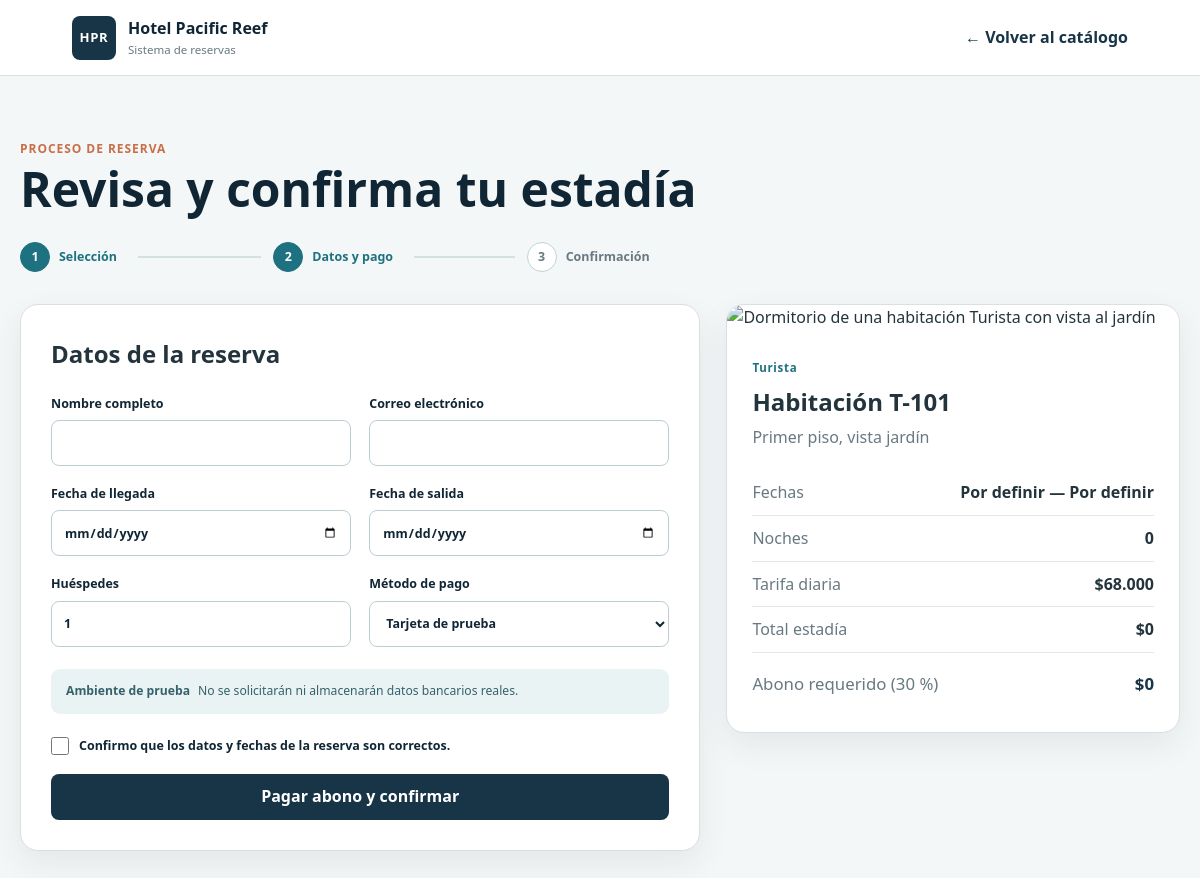
Page /reservation.php?room=1 on the committed database.
### tables this page shows
CREATE TABLE rooms (
    id BIGINT UNSIGNED AUTO_INCREMENT PRIMARY KEY,
    room_type_id BIGINT UNSIGNED NOT NULL,
    capacity TINYINT UNSIGNED NOT NULL,
    room_number VARCHAR(20) NOT NULL UNIQUE,
    location VARCHAR(120) NOT NULL,
    description VARCHAR(500) NOT NULL,
    equipment JSON NOT NULL,
    image_url VARCHAR(500) NULL,
    status ENUM('available', 'occupied', 'maintenance', 'inactive') NOT NULL DEFAULT 'available',
    created_at TIMESTAMP NOT NULL DEFAULT CURRENT_TIMESTAMP,
    updated_at TIMESTAMP NOT NULL DEFAULT CURRENT_TIMESTAMP ON UPDATE CURRENT_TIMESTAMP,
    CONSTRAINT fk_rooms_room_type
        FOREIGN KEY (room_type_id) REFERENCES room_types(id),
    CONSTRAINT chk_room_capacity CHECK (capacity > 0)
);

CREATE TABLE room_types (
    id BIGINT UNSIGNED AUTO_INCREMENT PRIMARY KEY,
    name VARCHAR(80) NOT NULL UNIQUE,
    description VARCHAR(500) NOT NULL,
    base_price DECIMAL(12, 2) NOT NULL,
    max_guests TINYINT UNSIGNED NOT NULL,
    created_at TIMESTAMP NOT NULL DEFAULT CURRENT_TIMESTAMP,
    CONSTRAINT chk_room_type_price CHECK (base_price > 0),
    CONSTRAINT chk_room_type_capacity CHECK (max_guests > 0)
);

### src/Database/Connection.php (called while the page is built, shortened)
<?php
final class Connection
{
    public static function create(): PDO
    {
        $projectRoot = dirname(__DIR__, 2);
        $configFile = $projectRoot . '/config/database.php';
        $config = require (is_file($configFile)
            ? $configFile
            : $projectRoot . '/config/database.example.php');
        $dsn = sprintf(
            'mysql:host=%s;port=%d;dbname=%s;charset=%s',
            $config['host'],
            $config['port'],
            $config['database'],
            $config['charset']
        );
        return new PDO($dsn, $config['username'], $config['password'], [
            PDO::ATTR_ERRMODE => PDO::ERRMODE_EXCEPTION,
            PDO::ATTR_DEFAULT_FETCH_MODE => PDO::FETCH_ASSOC,
            PDO::ATTR_EMULATE_PREPARES => false,
        ]);
    }
}

### config/database.example.php (called while the page is built, shortened)
<?php
return [
    'host' => getenv('DB_HOST') ?: '127.0.0.1',
    'port' => (int) (getenv('DB_PORT') ?: 3306),
    'database' => getenv('DB_NAME') ?: 'hotel_pacific_reef',
    'username' => getenv('DB_USER') ?: 'root',
    'password' => getenv('DB_PASSWORD') ?: '',
    'charset' => 'utf8mb4',
];

### src/Repositories/ReservationRepository.php (called while the page is built, shortened)
<?php
final class ReservationRepository
{
    public function room(int $id): ?array
    {
        $statement = $this->pdo->prepare(
            'SELECT rooms.*, room_types.name AS category,
                    room_types.base_price AS price
             FROM rooms
             INNER JOIN room_types ON room_types.id = rooms.room_type_id
             WHERE rooms.id = :id'
        );
        $statement->execute(['id' => $id]);
        $room = $statement->fetch();
        return $room === false ? null : $room;
    }
}

### src/Data/room_galleries.php (called while the page is built, shortened)
<?php
return [
    'Turista' => [
        ['src' => 'assets/images/rooms/turista-room-main.png', 'alt' => 'Dormitorio de una habitación Turista con vista al jardín'],
        ['src' => 'assets/images/rooms/turista-room-detail.png', 'alt' => 'Espacio de descanso y trabajo de una habitación Turista'],
        ['src' => 'assets/images/rooms/turista-room-bathroom.png', 'alt' => 'Baño privado de una habitación Turista'],
    ],
    'Premium' => [
        ['src' => 'assets/images/rooms/premium-room-main.png', 'alt' => 'Dormitorio de una habitación Premium con vista al mar'],
        ['src' => 'assets/images/rooms/premium-room-terrace.png', 'alt' => 'Terraza privada de una habitación Premium'],
        ['src' => 'assets/images/rooms/premium-room-bathroom.png', 'alt' => 'Baño con jacuzzi de una habitación Premium'],
    ],
];

### public/reservation.php (the view, shortened to what this page needs)
<?php
$projectRoot = dirname(__DIR__);
require $projectRoot . '/src/Database/Connection.php';
require $projectRoot . '/src/Repositories/ReservationRepository.php';
$roomGalleries = require $projectRoot . '/src/Data/room_galleries.php';
function escape(string $value): string
{
    return htmlspecialchars($value, ENT_QUOTES, 'UTF-8');
}
function money(float $value): string
{
    return '$' . number_format($value, 0, ',', '.');
}
$error = null;
$confirmation = null;
$roomId = (int) ($_POST['room_id'] ?? $_GET['room'] ?? 0);
$checkIn = (string) ($_POST['check_in'] ?? $_GET['check_in'] ?? '');
$checkOut = (string) ($_POST['check_out'] ?? $_GET['check_out'] ?? '');
$guests = (int) ($_POST['guests'] ?? $_GET['guests'] ?? 1);
$room = null;
try {
    $repository = new ReservationRepository(Connection::create());
    $room = $repository->room($roomId);
} catch (Throwable $exception) {
    $error = $exception->getMessage();
}
$gallery = $room !== null ? ($roomGalleries[$room['category']] ?? $roomGalleries['Turista']) : [];
$nights = 0;
$total = $room !== null ? (float) $room['price'] * $nights : 0;
$deposit = round($total * 0.30, 2);
?>
<!DOCTYPE html>
<html lang="es">
<head>
    <link rel="stylesheet" href="assets/css/styles.css">
    <link rel="stylesheet" href="assets/css/reservation.css">
    <link rel="stylesheet" href="assets/css/responsive.css">
</head>
<body class="reservation-page">
<header class="site-header compact-header">
    <a class="brand" href="index.php" aria-label="Hotel Pacific Reef, volver al inicio">
        <span class="brand-mark" aria-hidden="true">HPR</span>
        <span class="brand-copy"><strong>Hotel Pacific Reef</strong><small>Sistema de reservas</small></span>
    </a>
    <a class="back-link" href="index.php#habitaciones">← Volver al catálogo</a>
</header>
<main class="reservation-main">
    <?php if ($confirmation !== null): ?>
        <section class="confirmation-card" aria-labelledby="confirmationTitle">
            <div class="confirmation-icon" aria-hidden="true">✓</div>
            <p class="section-kicker">Pago de prueba aprobado</p>
            <h1 id="confirmationTitle">Reserva confirmada</h1>
            <p>La confirmación fue preparada para enviarse a <strong><?= escape($confirmation['email']) ?></strong>.</p>
            <div class="ticket">
                <div>
                    <span>Código de reserva</span>
                    <strong><?= escape($confirmation['code']) ?></strong>
                    <dl>
                        <div><dt>Habitación</dt><dd><?= escape($confirmation['room_number'] . ' · ' . $confirmation['category']) ?></dd></div>
                        <div><dt>Estadía</dt><dd><?= escape($confirmation['check_in']) ?> al <?= escape($confirmation['check_out']) ?></dd></div>
                        <div><dt>Huéspedes</dt><dd><?= (int) $confirmation['guests'] ?></dd></div>
                        <div><dt>Total</dt><dd><?= money((float) $confirmation['total']) ?></dd></div>
                        <div><dt>Abono pagado</dt><dd><?= money((float) $confirmation['deposit']) ?></dd></div>
                    </dl>
                </div>
                <div class="qr-preview" role="img" aria-label="Representación del código QR asociado a la reserva"><span>QR</span></div>
            </div>
            <p class="prototype-note">Prototipo: el pago, el correo y el código QR se representan en ambiente de prueba.</p>
            <a class="primary-button" href="index.php">Volver al inicio</a>
        </section>
    <?php elseif ($room !== null): ?>
        <section class="reservation-intro">
            <p class="section-kicker">Proceso de reserva</p>
            <h1>Revisa y confirma tu estadía</h1>
            <ol class="stepper" aria-label="Progreso de la reserva">
                <li class="complete"><span>1</span>Selección</li>
                <li class="active"><span>2</span>Datos y pago</li>
                <li><span>3</span>Confirmación</li>
            </ol>
        </section>
        <div class="reservation-layout">
            <section class="reservation-form-card" aria-labelledby="formTitle">
                <h2 id="formTitle">Datos de la reserva</h2>
                <form method="post">
                    <div class="field-grid">
                        <label>Nombre completo<input name="full_name" value="<?= escape((string) ($_POST['full_name'] ?? '')) ?>" autocomplete="name" required></label>
                        <label>Correo electrónico<input name="email" type="email" value="<?= escape((string) ($_POST['email'] ?? '')) ?>" autocomplete="email" required></label>
                        <label>Fecha de llegada<input name="check_in" type="date" value="<?= escape($checkIn) ?>" required></label>
                        <label>Fecha de salida<input name="check_out" type="date" value="<?= escape($checkOut) ?>" required></label>
                        <label>Huéspedes<input name="guests" type="number" min="1" max="<?= (int) $room['capacity'] ?>" value="<?= $guests ?>" required></label>
                        <label>Método de pago<select name="payment_method"><option>Tarjeta de prueba</option></select></label>
                    </div>
                    <div class="test-payment"><strong>Ambiente de prueba</strong><span>No se solicitarán ni almacenarán datos bancarios reales.</span></div>
                    <label class="terms"><input type="checkbox" name="confirm_terms" value="1" required> Confirmo que los datos y fechas de la reserva son correctos.</label>
                    <button class="primary-button confirm-button" type="submit">Pagar abono y confirmar</button>
                </form>
            </section>
            <aside class="reservation-summary" aria-labelledby="summaryTitle">
                <?php if ($gallery !== []): ?><img src="<?= escape($gallery[0]['src']) ?>" alt="<?= escape($gallery[0]['alt']) ?>"><?php endif; ?>
                <div>
                    <span class="room-code"><?= escape($room['category']) ?></span>
                    <h2 id="summaryTitle">Habitación <?= escape($room['room_number']) ?></h2>
                    <p><?= escape($room['location']) ?></p>
                    <dl>
                        <div><dt>Fechas</dt><dd><?= escape($checkIn ?: 'Por definir') ?> — <?= escape($checkOut ?: 'Por definir') ?></dd></div>
                        <div><dt>Noches</dt><dd><?= $nights ?></dd></div>
                        <div><dt>Tarifa diaria</dt><dd><?= money((float) $room['price']) ?></dd></div>
                        <div><dt>Total estadía</dt><dd><?= money($total) ?></dd></div>
                        <div class="deposit"><dt>Abono requerido (30 %)</dt><dd><?= money($deposit) ?></dd></div>
                    </dl>
                </div>
            </aside>
        </div>
    <?php else: ?>
        <section class="confirmation-card"><h1>No fue posible abrir la reserva</h1><p><?= escape($error ?? 'Selecciona una habitación desde el catálogo.') ?></p><a class="primary-button" href="index.php#habitaciones">Ver habitaciones</a></section>
    <?php endif; ?>
</main>
</body>
</html>

### public/assets/css/styles.css (style rules this page uses)
:root { --navy: #183447; --navy-dark: #102635; --ocean: #1d7180; --ocean-soft: #e5f0f1; --sand: #f3eee4; --coral: #c86f4a; --ink: #24343d; --muted: #687982; --line: #d8e0e2; --surface: #ffffff; --background: #f7f8f7; --success: #2e7964; --warning: #a56b22; --radius: 14px; --shadow: 0 12px 32px rgba(23, 52, 71, 0.08); }
* { box-sizing: border-box; }
html { scroll-behavior: smooth; max-width: 100%; overflow-x: hidden; }
body { margin: 0; max-width: 100%; overflow-x: hidden; color: var(--ink); background: var(--background); font-family: "Segoe UI", Arial, sans-serif; line-height: 1.55; }
button, input, select { font: inherit; }
a { color: inherit; }
.site-header { position: sticky; z-index: 20; top: 0; display: grid; grid-template-columns: 1fr auto 1fr; align-items: center; min-height: 76px; padding: 12px clamp(24px, 6vw, 92px); border-bottom: 1px solid var(--line); background: rgba(255, 255, 255, 0.96); backdrop-filter: blur(12px); }
.brand { display: inline-flex; align-items: center; gap: 12px; width: max-content; text-decoration: none; }
.brand-mark { display: grid; width: 44px; height: 44px; place-items: center; border-radius: 8px; color: white; background: var(--navy); font-size: 0.82rem; font-weight: 800; letter-spacing: 0.05em; }
.brand-copy strong, .brand-copy small { display: block; }
.brand-copy strong { color: var(--navy-dark); font-size: 1rem; }
.brand-copy small { margin-top: 1px; color: var(--muted); font-size: 0.72rem; }
main { width: min(1240px, calc(100% - 40px)); min-width: 0; margin: 0 auto; }
.context-label, .section-kicker { margin: 0; color: var(--coral); font-size: 0.75rem; font-weight: 800; text-transform: uppercase; letter-spacing: 0.08em; }
.primary-button, .secondary-button { display: inline-flex; align-items: center; justify-content: center; min-height: 46px; padding: 0 20px; border-radius: 8px; text-decoration: none; cursor: pointer; font-weight: 700; }
.primary-button { border: 1px solid var(--navy); color: white; background: var(--navy); }
.room-code { color: var(--ocean); font-size: 0.72rem; font-weight: 800; letter-spacing: 0.06em; }

### public/assets/css/responsive.css (style rules this page uses)
html, body { max-width: 100%; overflow-x: hidden; }
main, .overview > *, .reservation-layout > *, .admin-layout > *, .dashboard-grid > *, .panel { min-width: 0; }

### rows in the picture
rooms: room_type.name "Turista", room_number "T-101", location "Primer piso, vista jardín", room_type.base_price "$68.000", room_type.base_price "$0"

### other values in the picture
$checkIn ?: 'Por definir' "Por definir"
$checkOut ?: 'Por definir' "Por definir"
$nights "0"
